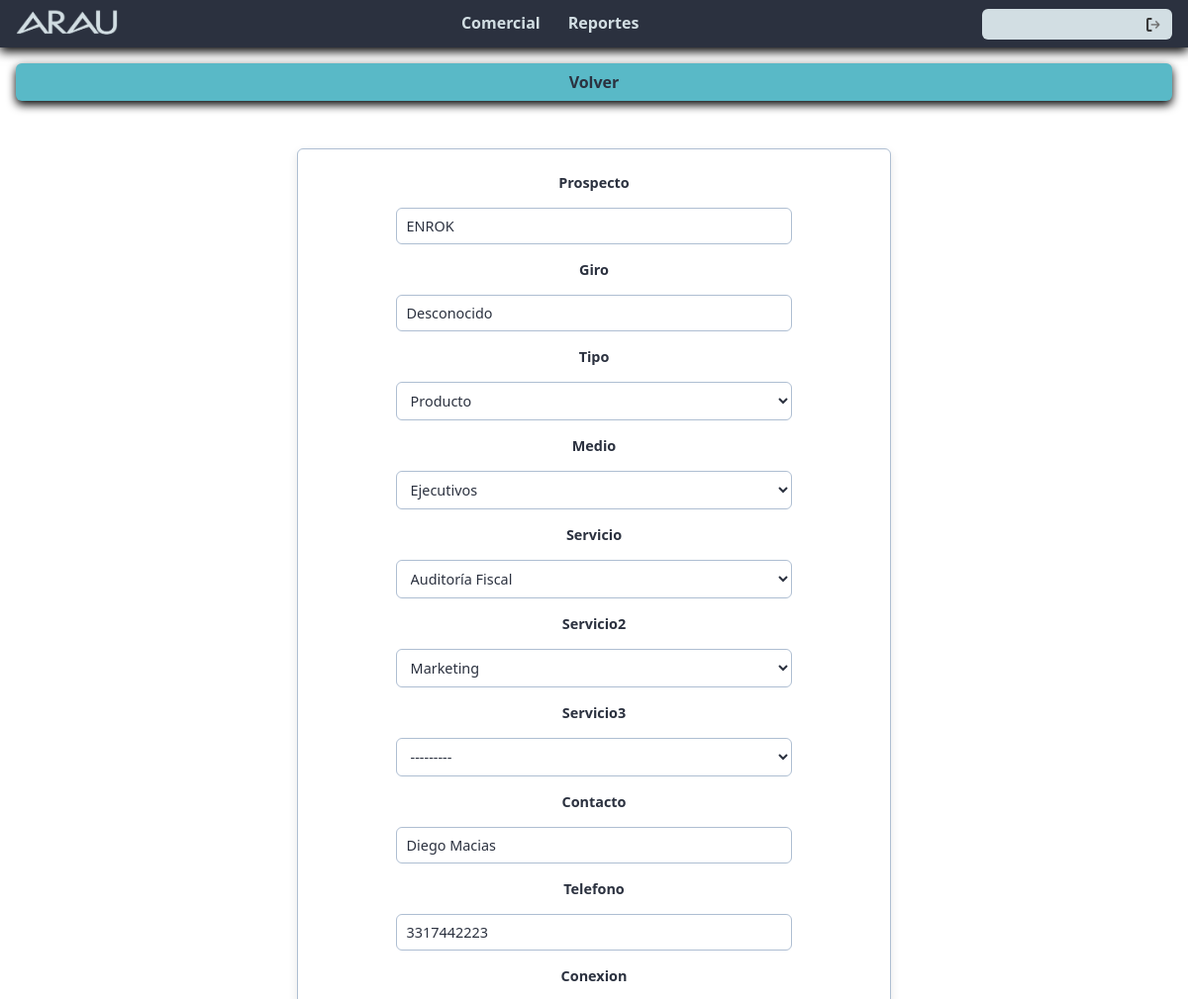
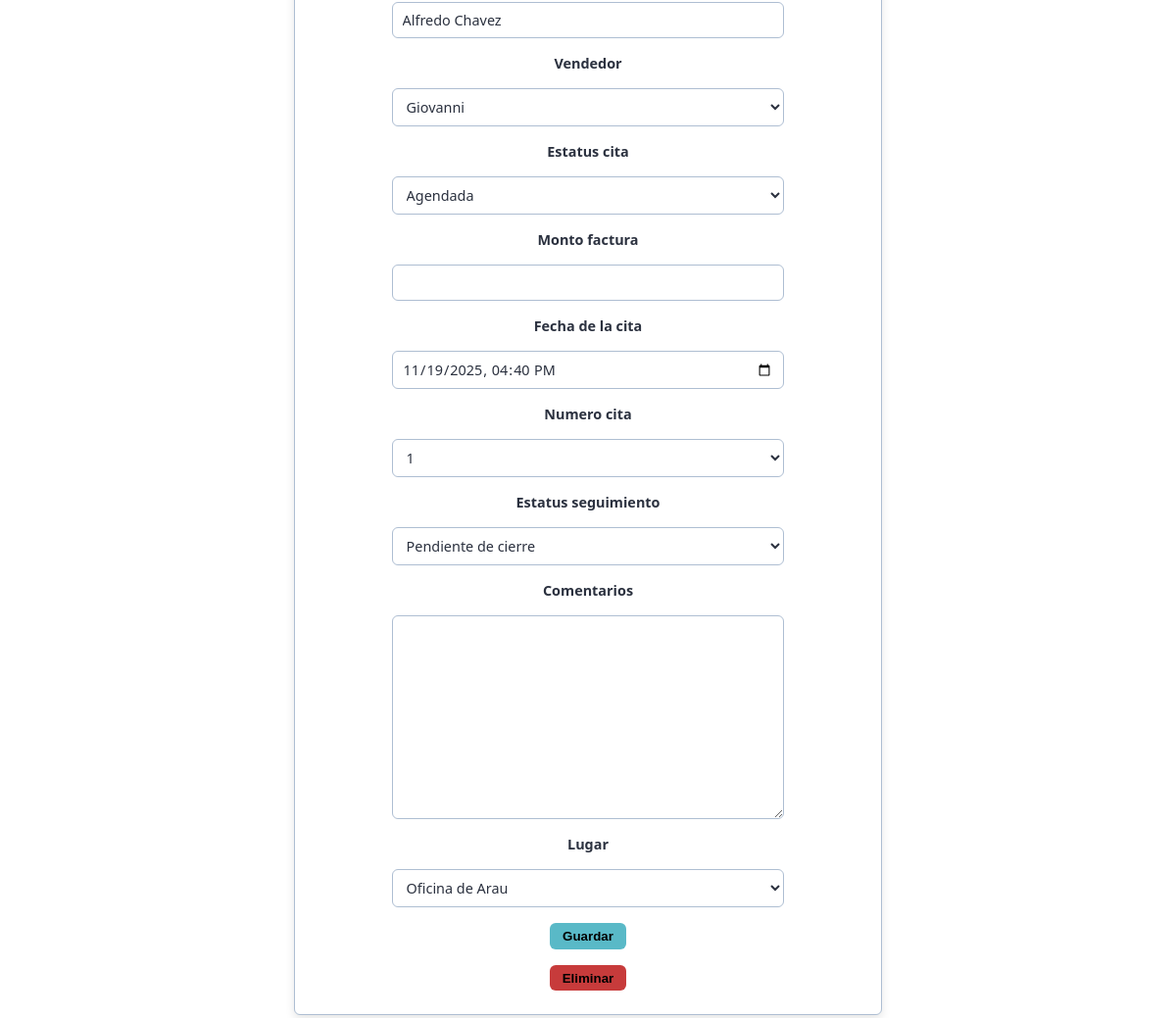
The page /citas/5/?next=/citas/ on the database its author committed (2 pictures, top to bottom).
### comercial/models.py (models this page shows, shortened)
class Cita(models.Model):
    prospecto = models.CharField(max_length=150)
    giro = models.CharField(max_length=150, blank=True, null=True)
    tipo = models.CharField(max_length=50, choices=TIPO_CHOICES, blank=True, null=True)
    medio = models.CharField(max_length=100, choices=MEDIO_CHOICES, blank=True, null=True)
    servicio = models.CharField(max_length=100, choices=SERVICIO_CHOICES, blank=True, null=True)
    servicio2 = models.CharField(max_length=100, choices=SERVICIO_CHOICES, blank=True, null=True)
    servicio3 = models.CharField(max_length=100, choices=SERVICIO_CHOICES, blank=True, null=True)
    contacto = models.CharField(max_length=150, blank=True, null=True)
    telefono = models.CharField(
        max_length=10,
        blank=True,
        null=True,
        validators=[RegexValidator(r"^\d{10}$", "El teléfono debe tener exactamente 10 dígitos.")],
    )
    conexion = models.CharField(max_length=150, blank=True, null=True)
    vendedor = models.CharField(max_length=50, choices=VENDEDOR_CHOICES, blank=True, null=True)
    estatus_cita = models.CharField(max_length=50, choices=ESTATUS_CITA_CHOICES, blank=True, null=True)
    numero_cita = models.CharField(max_length=10, choices=[(str(i), str(i)) for i in range(1, 6)], blank=True, null=True)
    estatus_seguimiento = models.CharField(max_length=100, choices=ESTATUS_SEGUIMIENTO_CHOICES, blank=True, null=True)
    monto_factura = models.FloatField(null=True, blank=True)
    comentarios = models.TextField(blank=True, null=True)
    lugar = models.CharField(max_length=50, choices=LUGAR_CHOICES, blank=True, null=True)
    fecha_cita = models.DateTimeField()
    fecha_registro = models.DateTimeField(auto_now_add=True)
    class Meta:
        ordering = ["-fecha_cita"]
        verbose_name = "Cita"
        verbose_name_plural = "Citas"

### comercial/views.py (the view)
# urls.py: path("citas/<int:id>/", views.editar_cita, name="editar_cita"),
def editar_cita(request, id: int):
    back_url = request.GET.get("next") or reverse("citas_lista")
    cita = get_object_or_404(Cita, pk=id)
    if request.method == "POST":
        form = CitaForm(request.POST, instance=cita)
        if form.is_valid():
            cita = form.save()
            try:
                update_cita_in_sheet(cita)
            except Exception:
                pass
            return redirect(request.POST.get("next") or back_url)
    else:
        form = CitaForm(instance=cita)
    context = {"form": form, "back_url": back_url}
    return render(request, "comercial/form.html", context)

### comercial/views.py
class CitaForm(forms.ModelForm):
    fecha_cita = forms.DateTimeField(
        widget=forms.DateTimeInput(attrs={"type": "datetime-local"}, format="%Y-%m-%dT%H:%M"),
        input_formats=["%Y-%m-%dT%H:%M"],
        required=True,
        label="Fecha de la cita",
    )
    def __init__(self, *args, **kwargs):
        from django.utils import timezone
        super().__init__(*args, **kwargs)
        if getattr(self, "instance", None) and getattr(self.instance, "pk", None) and self.instance.fecha_cita:
            local_dt = timezone.localtime(self.instance.fecha_cita)
            self.initial["fecha_cita"] = local_dt.strftime("%Y-%m-%dT%H:%M")
    class Meta:
        model = Cita
        fields = [
            "prospecto",
            "giro",
            "tipo",
            "medio",
            "servicio",
            "servicio2",
            "servicio3",
            "contacto",
            "telefono",
            "conexion",
            "vendedor",
            "estatus_cita",
            "monto_factura",
            "fecha_cita",
            "numero_cita",
            "estatus_seguimiento",
            "comentarios",
            "lugar",
        ]
        widgets = {
        }

### comercial/templates/comercial/form.html (shortened to what this page needs)
{% extends "form.html" %}
{% block back_link %}
  <div class="filter-container">
    <a href="{{ back_url }}">Volver</a>
  </div>
{% endblock %}
{% block form_fields %}
  {% for field in form %}
    <label for="{{ field.id_for_label }}">{{ field.label }}</label>
    {{ field }}
  {% endfor %}
{% endblock %}
{% block extra_actions %}
  {% if form.instance.pk %}
    <button type="submit"
            class="btn-submit"
            style="background-color:#c73b3b; margin-top:.5rem;"
            formmethod="post"
            formnovalidate
            formaction="{% url 'eliminar_cita' form.instance.pk %}">
      Eliminar
    </button>
  {% endif %}
{% endblock %}

### static/css/style.css (style rules this page uses)
:root { --fuente-principal: 'Poppins', system-ui, -apple-system, "Segoe UI", Roboto, sans-serif; font-family: var(--fuente-principal); }
*, *::before, *::after { box-sizing: border-box; }
html, body { background-color: #ffffff; margin: 0; display: flex; flex-direction: column; height: 100%; overflow-x: hidden; }
.filter-container { width: 100%; background-color: #59b9c7; color: #2b313f; margin-bottom: 1rem; font-weight: 600; font-style: normal; border-radius: 6px; text-align: center; padding: 0.5rem; box-sizing: border-box; overflow: hidden; max-width: 100%; box-shadow: 0 4px 10px #000000; position: relative; display: flex; flex-wrap: wrap; align-items: center; justify-content: center; gap: .5rem; }
.filter-container a { color: inherit; text-decoration: none; white-space: nowrap; }
.form-container label { color: #003b71; font-weight: 600; font-size: 0.85rem; align-self: center; text-align: center; }
.form-container input, .form-container select, .form-container textarea { width: 100%; max-width: 400px; }
.form-container label + input, .form-container label + select, .form-container label + textarea { margin-top: .5rem; }
.form-container input, .form-container select, .form-container textarea { margin-bottom: .5rem; }
.btn-submit, .btn-detalle, .btn-filter { display: inline-flex; align-items: center; gap: 0.25rem; background-color: #59b9c7; border: 1px solid transparent; color: inherit; text-decoration: none; padding: 0.35rem 0.75rem; border-radius: 6px; white-space: nowrap; line-height: 1; font-weight: 600; cursor: pointer; vertical-align: middle; }
.form-container label { color: #2b313f; font-weight: 600; font-size: 0.9rem; text-align: center; }
.form-container input, .form-container select, .form-container textarea { width: 100%; max-width: 400px; padding: 0.5rem 0.6rem; border: 1px solid #aebed2; border-radius: 6px; font-family: var(--fuente-principal); font-size: 0.9rem; color: #2b313f; background-color: #ffffff; transition: border-color .2s ease, box-shadow .2s ease; }
.btn-submit { cursor: pointer; }

### rows shown on the page
Cita: form "ENROK" "Desconocido" "Producto" "Ejecutivos" "Auditoría Fiscal" "Marketing" "---------" "Diego Macias" "3317442223" "Alfredo Chavez" "Giovanni" "Agendada" "11/19/2025 16:40" "1" "Pendiente de cierre" "Oficina de Arau"

### other values the page prints
{{ field.label }} "Prospecto" "Giro" "Tipo" "Medio" "Servicio" "Servicio2" "Servicio3" "Contacto" "Telefono" "Conexion" "Vendedor" "Estatus cita" "Monto factura" "Fecha de la cita" "Numero cita" "Estatus seguimiento" "Comentarios" "Lugar"
